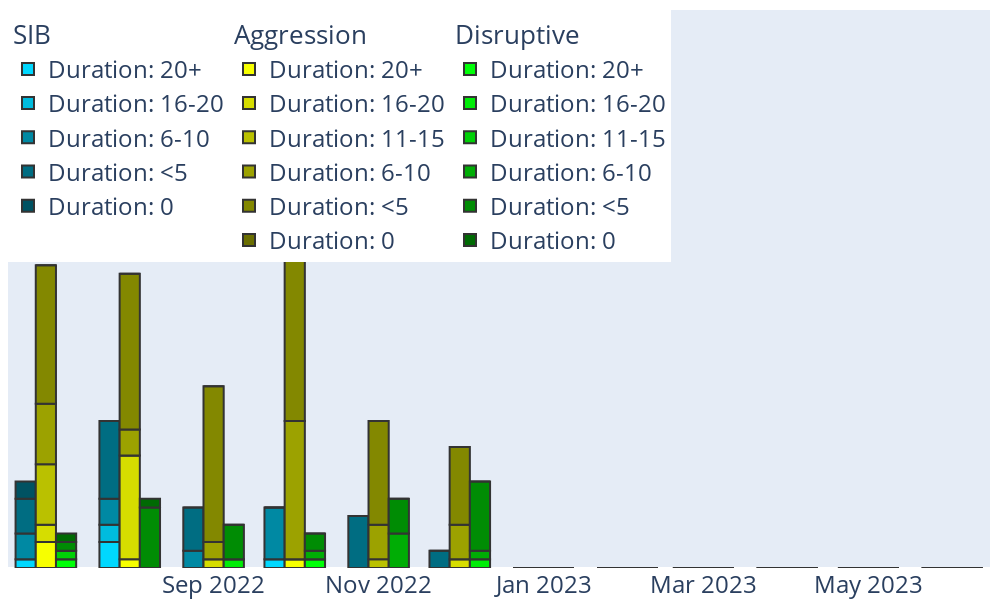

Write notebook code for a chart like this one.
### Code cell
# Create a figure with the right layout
fig = go.Figure(
    layout=go.Layout(
        height=600,
        width=1000,
        barmode="group",
        yaxis_showticklabels=False,
        yaxis_showgrid=False,
        yaxis_range=[0, df.groupby(axis=1, level=0).sum().max().max() * 1.5],
       # Secondary y-axis overlayed on the primary one and not visible
        yaxis2=go.layout.YAxis(
            visible=False,
            matches="y",
            overlaying="y",
            anchor="x",
        ),
        font=dict(size=24),
        legend_x=0,
        legend_y=1,
        legend_orientation="h",
        hovermode="x",
        margin=dict(b=0,t=10,l=0,r=10)
    )
)

# Define some colors for the product, revenue pairs
colors = {
    "SIB" : {
        "Duration: 20+" : "#00D8FF",
        "Duration: 16-20": "#00BCDE",
        "Duration: 11-15": "#00A7C6",
        "Duration: 6-10": "#0089A3",
        "Duration: <5": "#006D82",
        "Duration: 0": "#005262",
    },
    "Aggression" : {
        "Duration: 20+" : "#F7FF00",
        "Duration: 16-20": "#D6DD00",
        "Duration: 11-15": "#BAC100",
        "Duration: 6-10": "#9CA200",
        "Duration: <5": "#838800",
        "Duration: 0": "#6A6E00",
    },
    "Disruptive" : {
        "Duration: 20+" : "#00FF08",
        "Duration: 16-20": "#00ED07",
        "Duration: 11-15": "#00D006",
        "Duration: 6-10": "#00AD05",
        "Duration: <5": "#008C04",
        "Duration: 0": "#006A03",
    },
    "Self Mutilation" : {
        "Duration: 20+" : "#FF0000",
        "Duration: 16-20": "#F00202",
        "Duration: 11-15": "#CA0000",
        "Duration: 6-10": "#AF0000",
        "Duration: <5": "#900000",
        "Duration: 0": "#6C0000",
    },
    #"other" : {
    #    "Duration: 20+" : "#d900ff",
    #    "Duration: 16-20": "#bd02de",
    #    "Duration: 11-15": "#9a02b5",
    #    "Duration: 6-10": "#85039c",
    #    "Duration: <5": "#68017a",
    #    "Duration: 0": "#43014f",
    #},
}

#removes all zeros rows
# df = df.loc[~(df==0).all(axis=1)]
# Add the traces
for i, t in enumerate(colors):
    base_offset = 0
    for j, col in enumerate(colors[t]):
        if (df[t][col] == 0).all():
            continue
        # print(df[t][col])
        # print(df.index.to_list())
        fig.add_trace(go.Bar(
            x=df_month_data.index,
            y=df[t][col],
            base=base_offset,
            # Set the right yaxis depending on the selected product (from enumerate)
            # yaxis=f"y{i + 1}",
            # Offset the bar trace, offset needs to match the width
            # The values here are in milliseconds, 1billion ms is ~1/3 month
            offsetgroup=str(i),
            #offset=(i - 1) * 1,
            #width=1,
            legendgroup=t,
            legendgrouptitle_text=t,
            name=col,
            marker_color=colors[t][col],
            marker_line=dict(width=2, color="#333"),
            hovertemplate="%{y}<extra></extra>"
                            )
                    )
        
        base_offset += df[t][col]
fig.show()

### Figure 1 — Plotly figure (JSON) as saved in the notebook; plotly's stock layout.template omitted (floating-point values rounded to 4 significant figures)
{"data": [{"base": 0, "hovertemplate": "%{y}<extra></extra>", "legendgroup": "SIB", "legendgrouptitle": {"text": "SIB"}, "marker": {"color": "#00D8FF", "line": {"color": "#333", "width": 2}}, "name": "Duration: 20+", "offsetgroup": "0", "type": "bar", "x": ["2022-07", "2022-08", "2022-09", "2022-10", "2022-11", "2022-12", "2023-01", "2023-02", "2023-03", "2023-04", "2023-05", "2023-06"], "y": [1, 3, 0, 1, 0, 0, 0, 0, 0, 0, 0, 0]}, {"base": [1, 3, 0, 1, 0, 0, 0, 0, 0, 0, 0, 0], "hovertemplate": "%{y}<extra></extra>", "legendgroup": "SIB", "legendgrouptitle": {"text": "SIB"}, "marker": {"color": "#00BCDE", "line": {"color": "#333", "width": 2}}, "name": "Duration: 16-20", "offsetgroup": "0", "type": "bar", "x": ["2022-07", "2022-08", "2022-09", "2022-10", "2022-11", "2022-12", "2023-01", "2023-02", "2023-03", "2023-04", "2023-05", "2023-06"], "y": [0, 2, 0, 0, 0, 0, 0, 0, 0, 0, 0, 0]}, {"base": [1, 5, 0, 1, 0, 0, 0, 0, 0, 0, 0, 0], "hovertemplate": "%{y}<extra></extra>", "legendgroup": "SIB", "legendgrouptitle": {"text": "SIB"}, "marker": {"color": "#0089A3", "line": {"color": "#333", "width": 2}}, "name": "Duration: 6-10", "offsetgroup": "0", "type": "bar", "x": ["2022-07", "2022-08", "2022-09", "2022-10", "2022-11", "2022-12", "2023-01", "2023-02", "2023-03", "2023-04", "2023-05", "2023-06"], "y": [3, 3, 2, 6, 0, 0, 0, 0, 0, 0, 0, 0]}, {"base": [4, 8, 2, 7, 0, 0, 0, 0, 0, 0, 0, 0], "hovertemplate": "%{y}<extra></extra>", "legendgroup": "SIB", "legendgrouptitle": {"text": "SIB"}, "marker": {"color": "#006D82", "line": {"color": "#333", "width": 2}}, "name": "Duration: <5", "offsetgroup": "0", "type": "bar", "x": ["2022-07", "2022-08", "2022-09", "2022-10", "2022-11", "2022-12", "2023-01", "2023-02", "2023-03", "2023-04", "2023-05", "2023-06"], "y": [4, 9, 5, 0, 6, 2, 0, 0, 0, 0, 0, 0]}, {"base": [8, 17, 7, 7, 6, 2, 0, 0, 0, 0, 0, 0], "hovertemplate": "%{y}<extra></extra>", "legendgroup": "SIB", "legendgrouptitle": {"text": "SIB"}, "marker": {"color": "#005262", "line": {"color": "#333", "width": 2}}, "name": "Duration: 0", "offsetgroup": "0", "type": "bar", "x": ["2022-07", "2022-08", "2022-09", "2022-10", "2022-11", "2022-12", "2023-01", "2023-02", "2023-03", "2023-04", "2023-05", "2023-06"], "y": [2, 0, 0, 0, 0, 0, 0, 0, 0, 0, 0, 0]}, {"base": 0, "hovertemplate": "%{y}<extra></extra>", "legendgroup": "Aggression", "legendgrouptitle": {"text": "Aggression"}, "marker": {"color": "#F7FF00", "line": {"color": "#333", "width": 2}}, "name": "Duration: 20+", "offsetgroup": "1", "type": "bar", "x": ["2022-07", "2022-08", "2022-09", "2022-10", "2022-11", "2022-12", "2023-01", "2023-02", "2023-03", "2023-04", "2023-05", "2023-06"], "y": [3, 1, 0, 1, 0, 0, 0, 0, 0, 0, 0, 0]}, {"base": [3, 1, 0, 1, 0, 0, 0, 0, 0, 0, 0, 0], "hovertemplate": "%{y}<extra></extra>", "legendgroup": "Aggression", "legendgrouptitle": {"text": "Aggression"}, "marker": {"color": "#D6DD00", "line": {"color": "#333", "width": 2}}, "name": "Duration: 16-20", "offsetgroup": "1", "type": "bar", "x": ["2022-07", "2022-08", "2022-09", "2022-10", "2022-11", "2022-12", "2023-01", "2023-02", "2023-03", "2023-04", "2023-05", "2023-06"], "y": [2, 12, 1, 0, 0, 1, 0, 0, 0, 0, 0, 0]}, {"base": [5, 13, 1, 1, 0, 1, 0, 0, 0, 0, 0, 0], "hovertemplate": "%{y}<extra></extra>", "legendgroup": "Aggression", "legendgrouptitle": {"text": "Aggression"}, "marker": {"color": "#BAC100", "line": {"color": "#333", "width": 2}}, "name": "Duration: 11-15", "offsetgroup": "1", "type": "bar", "x": ["2022-07", "2022-08", "2022-09", "2022-10", "2022-11", "2022-12", "2023-01", "2023-02", "2023-03", "2023-04", "2023-05", "2023-06"], "y": [7, 0, 0, 0, 1, 0, 0, 0, 0, 0, 0, 0]}, {"base": [12, 13, 1, 1, 1, 1, 0, 0, 0, 0, 0, 0], "hovertemplate": "%{y}<extra></extra>", "legendgroup": "Aggression", "legendgrouptitle": {"text": "Aggression"}, "marker": {"color": "#9CA200", "line": {"color": "#333", "width": 2}}, "name": "Duration: 6-10", "offsetgroup": "1", "type": "bar", "x": ["2022-07", "2022-08", "2022-09", "2022-10", "2022-11", "2022-12", "2023-01", "2023-02", "2023-03", "2023-04", "2023-05", "2023-06"], "y": [7, 3, 2, 16, 4, 4, 0, 0, 0, 0, 0, 0]}, {"base": [19, 16, 3, 17, 5, 5, 0, 0, 0, 0, 0, 0], "hovertemplate": "%{y}<extra></extra>", "legendgroup": "Aggression", "legendgrouptitle": {"text": "Aggression"}, "marker": {"color": "#838800", "line": {"color": "#333", "width": 2}}, "name": "Duration: <5", "offsetgroup": "1", "type": "bar", "x": ["2022-07", "2022-08", "2022-09", "2022-10", "2022-11", "2022-12", "2023-01", "2023-02", "2023-03", "2023-04", "2023-05", "2023-06"], "y": [16, 18, 18, 25, 12, 9, 0, 0, 0, 0, 0, 0]}, {"base": [35, 34, 21, 42, 17, 14, 0, 0, 0, 0, 0, 0], "hovertemplate": "%{y}<extra></extra>", "legendgroup": "Aggression", "legendgrouptitle": {"text": "Aggression"}, "marker": {"color": "#6A6E00", "line": {"color": "#333", "width": 2}}, "name": "Duration: 0", "offsetgroup": "1", "type": "bar", "x": ["2022-07", "2022-08", "2022-09", "2022-10", "2022-11", "2022-12", "2023-01", "2023-02", "2023-03", "2023-04", "2023-05", "2023-06"], "y": [0, 0, 0, 1, 0, 0, 0, 0, 0, 0, 0, 0]}, {"base": 0, "hovertemplate": "%{y}<extra></extra>", "legendgroup": "Disruptive", "legendgrouptitle": {"text": "Disruptive"}, "marker": {"color": "#00FF08", "line": {"color": "#333", "width": 2}}, "name": "Duration: 20+", "offsetgroup": "2", "type": "bar", "x": ["2022-07", "2022-08", "2022-09", "2022-10", "2022-11", "2022-12", "2023-01", "2023-02", "2023-03", "2023-04", "2023-05", "2023-06"], "y": [1, 0, 0, 1, 0, 0, 0, 0, 0, 0, 0, 0]}, {"base": [1, 0, 0, 1, 0, 0, 0, 0, 0, 0, 0, 0], "hovertemplate": "%{y}<extra></extra>", "legendgroup": "Disruptive", "legendgrouptitle": {"text": "Disruptive"}, "marker": {"color": "#00ED07", "line": {"color": "#333", "width": 2}}, "name": "Duration: 16-20", "offsetgroup": "2", "type": "bar", "x": ["2022-07", "2022-08", "2022-09", "2022-10", "2022-11", "2022-12", "2023-01", "2023-02", "2023-03", "2023-04", "2023-05", "2023-06"], "y": [0, 0, 1, 0, 0, 1, 0, 0, 0, 0, 0, 0]}, {"base": [1, 0, 1, 1, 0, 1, 0, 0, 0, 0, 0, 0], "hovertemplate": "%{y}<extra></extra>", "legendgroup": "Disruptive", "legendgrouptitle": {"text": "Disruptive"}, "marker": {"color": "#00D006", "line": {"color": "#333", "width": 2}}, "name": "Duration: 11-15", "offsetgroup": "2", "type": "bar", "x": ["2022-07", "2022-08", "2022-09", "2022-10", "2022-11", "2022-12", "2023-01", "2023-02", "2023-03", "2023-04", "2023-05", "2023-06"], "y": [1, 0, 0, 0, 0, 0, 0, 0, 0, 0, 0, 0]}, {"base": [2, 0, 1, 1, 0, 1, 0, 0, 0, 0, 0, 0], "hovertemplate": "%{y}<extra></extra>", "legendgroup": "Disruptive", "legendgrouptitle": {"text": "Disruptive"}, "marker": {"color": "#00AD05", "line": {"color": "#333", "width": 2}}, "name": "Duration: 6-10", "offsetgroup": "2", "type": "bar", "x": ["2022-07", "2022-08", "2022-09", "2022-10", "2022-11", "2022-12", "2023-01", "2023-02", "2023-03", "2023-04", "2023-05", "2023-06"], "y": [0, 0, 0, 1, 4, 1, 0, 0, 0, 0, 0, 0]}, {"base": [2, 0, 1, 2, 4, 2, 0, 0, 0, 0, 0, 0], "hovertemplate": "%{y}<extra></extra>", "legendgroup": "Disruptive", "legendgrouptitle": {"text": "Disruptive"}, "marker": {"color": "#008C04", "line": {"color": "#333", "width": 2}}, "name": "Duration: <5", "offsetgroup": "2", "type": "bar", "x": ["2022-07", "2022-08", "2022-09", "2022-10", "2022-11", "2022-12", "2023-01", "2023-02", "2023-03", "2023-04", "2023-05", "2023-06"], "y": [1, 7, 4, 2, 4, 8, 0, 0, 0, 0, 0, 0]}, {"base": [3, 7, 5, 4, 8, 10, 0, 0, 0, 0, 0, 0], "hovertemplate": "%{y}<extra></extra>", "legendgroup": "Disruptive", "legendgrouptitle": {"text": "Disruptive"}, "marker": {"color": "#006A03", "line": {"color": "#333", "width": 2}}, "name": "Duration: 0", "offsetgroup": "2", "type": "bar", "x": ["2022-07", "2022-08", "2022-09", "2022-10", "2022-11", "2022-12", "2023-01", "2023-02", "2023-03", "2023-04", "2023-05", "2023-06"], "y": [1, 1, 0, 0, 0, 0, 0, 0, 0, 0, 0, 0]}], "layout": {"barmode": "group", "font": {"size": 24}, "height": 600, "hovermode": "x", "legend": {"orientation": "h", "x": 0, "y": 1}, "margin": {"b": 0, "l": 0, "r": 10, "t": 10}, "width": 1000, "yaxis": {"range": [0, 64.5], "showgrid": false, "showticklabels": false}, "yaxis2": {"anchor": "x", "matches": "y", "overlaying": "y", "visible": false}}}
